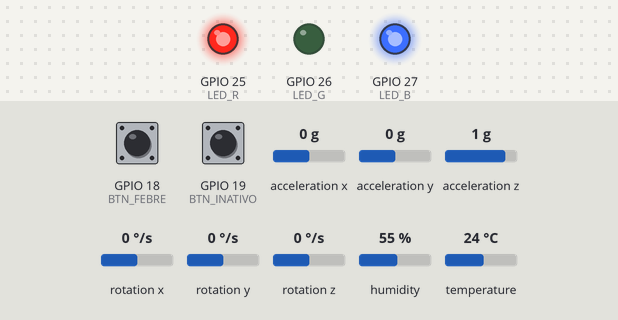
Bench run of a sketch on a simulated ESP32. Shown: output pins drawn as LEDs (lit = HIGH). Inputs (shaded band) come from the test bench; at power-on: temperature 24 °C, GPIO 18 (BTN_FEBRE) HIGH, GPIO 19 (BTN_INATIVO) HIGH, acceleration x 0 g, acceleration y 0 g, acceleration z 1 g, rotation x 0 °/s, rotation y 0 °/s, rotation z 0 °/s, humidity 55 %. WiFi joins after 1.5 s; servers stay silent unless stated; no MQTT or app messages arrive unless stated; what the sketch prints to the serial monitor is not drawn.

Above: at 2.7 s.
2.8 s: temperature set to 32.8 °C
4.8 s: temperature set to 33.9 °C
At 7.0 s:
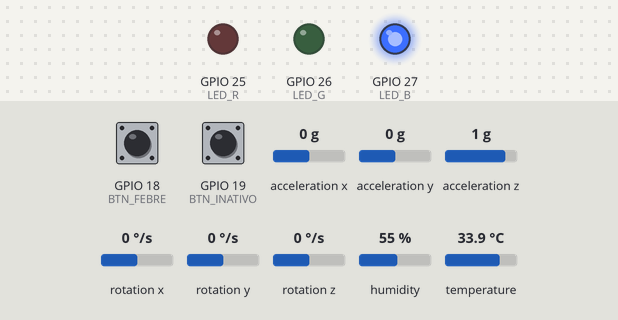
14.1 s: temperature set to 12 °C
At 16.2 s:
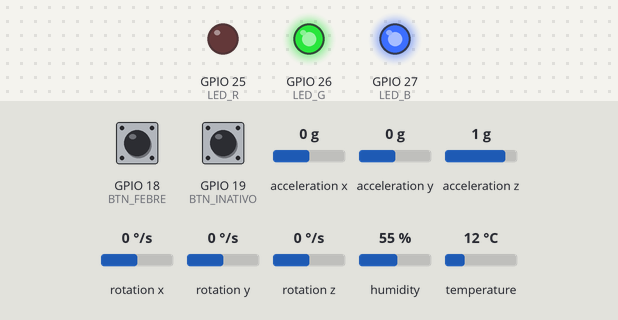
16.5 s: temperature set to 41 °C
At 18.5 s:
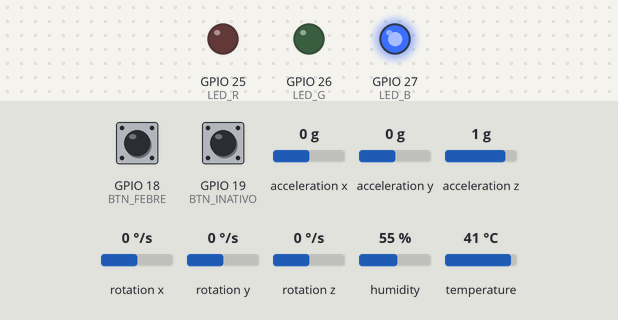
Timing chart, 0 to 20.0 s (numbered marks = the images above; inputs shaded):
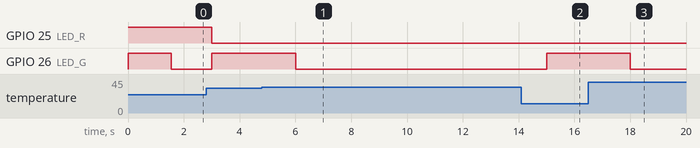

The sketch:

Wifi-scan.ino
```cpp
#include <WiFi.h>
#include <PubSubClient.h>
#include <DHT.h>
#include <Wire.h>
#include <MPU6050.h>
#include <ArduinoJson.h>

const char* ssid        = "Wokwi-GUEST";
const char* password    = "";
const char* mqtt_server = "broker.hivemq.com";
const int   mqtt_port   = 1883;

#define DHTPIN  4
#define DHTTYPE DHT22
#define LED_R   25
#define LED_G   26
#define LED_B   27
#define BTN_FEBRE     18  // botão 1
#define BTN_INATIVO   19  // botão 2

#define TOPIC_TEMP   "afetto/coleira/temperatura"
#define TOPIC_MOV    "afetto/coleira/movimento"
#define TOPIC_STATUS "afetto/coleira/status"
#define TOPIC_ALERTA "afetto/coleira/alerta"

DHT          dht(DHTPIN, DHTTYPE);
MPU6050      mpu;
WiFiClient   espClient;
PubSubClient client(espClient);

unsigned long ultimoEnvio = 0;

void setLED(int r, int g, int b) {
  digitalWrite(LED_R, !r);  // invertido — anodo comum
  digitalWrite(LED_G, !g);
  digitalWrite(LED_B, !b);
}

// Faixas de temperatura (°C): normal 37.5–39.2 | atenção ±4°C | crítico além disso
#define TEMP_NORMAL_MIN 37.5
#define TEMP_NORMAL_MAX 39.2
#define TEMP_ALERTA_MIN 33.5   // 37.5 - 4
#define TEMP_ALERTA_MAX 43.2   // 39.2 + 4

String classificarStatus(float temp, String &motivo) {
  if (temp >= TEMP_NORMAL_MIN && temp <= TEMP_NORMAL_MAX) {
    motivo = "";
    return "normal";
  } else if (temp >= TEMP_ALERTA_MIN && temp < TEMP_NORMAL_MIN) {
    motivo = "temperatura_baixa";
    return "atencao";
  } else if (temp > TEMP_NORMAL_MAX && temp <= TEMP_ALERTA_MAX) {
    motivo = "temperatura_elevada";
    return "atencao";
  } else if (temp > TEMP_ALERTA_MAX) {
    motivo = "febre_critica";
    return "critico";
  }
  motivo = "hipotermia_critica";
  return "critico";
}

void atualizarLED(String status) {
  if (status == "normal") {
    digitalWrite(LED_R, HIGH);  // apagado
    digitalWrite(LED_G, LOW);   // verde aceso
    digitalWrite(LED_B, HIGH);  // apagado
  }
  if (status == "atencao") {
    digitalWrite(LED_R, LOW);   // vermelho aceso
    digitalWrite(LED_G, LOW);   // verde aceso = amarelo
    digitalWrite(LED_B, HIGH);  // apagado
  }
  if (status == "critico") {
    digitalWrite(LED_R, LOW);   // vermelho aceso
    digitalWrite(LED_G, HIGH);  // apagado
    digitalWrite(LED_B, HIGH);  // apagado
  }
}

void conectarWiFi() {
  Serial.print("Conectando WiFi");
  WiFi.begin(ssid, password);
  while (WiFi.status() != WL_CONNECTED) {
    delay(500);
    Serial.print(".");
  }
  Serial.println(" conectado!");
}

void conectarMQTT() {
  while (!client.connected()) {
    Serial.print("Conectando MQTT...");
    if (client.connect("Afetto-Coleira")) {
      Serial.println(" ok");
    } else {
      delay(3000);
    }
  }
}

void setup() {
  Serial.begin(115200);

  pinMode(LED_R, OUTPUT);
  pinMode(LED_G, OUTPUT);
  pinMode(LED_B, OUTPUT);
  pinMode(BTN_FEBRE,  INPUT_PULLUP);
  pinMode(BTN_INATIVO, INPUT_PULLUP);

  setLED(0, 0, 1); // azul = inicializando

  dht.begin();
  Wire.begin();
  mpu.initialize();

  conectarWiFi();
  client.setServer(mqtt_server, 1883);
  conectarMQTT();

  setLED(0, 1, 0); // verde = pronto
}

void loop() {
  if (!client.connected()) conectarMQTT();
  client.loop();

  if (millis() - ultimoEnvio >= 3000) {
    ultimoEnvio = millis();

    // ── Leitura base dos sensores ──────────────────
    float temperatura = dht.readTemperature();
    if (isnan(temperatura)) temperatura = 38.5;

    int16_t ax, ay, az, gx, gy, gz;
    mpu.getMotion6(&ax, &ay, &az, &gx, &gy, &gz);
    float accel = sqrt(pow(ax/16384.0,2) +
                       pow(ay/16384.0,2) +
                       pow(az/16384.0,2));

    // ── Botões simulam situações críticas ──────────
    bool btnFebre   = !digitalRead(BTN_FEBRE);
    bool btnInativo = !digitalRead(BTN_INATIVO);

    if (btnFebre) {
      temperatura = 40.8; // simula febre alta
      Serial.println(">>> Modo FEBRE ativado");
    }

    if (btnInativo) {
      accel = 0.1; // simula inatividade
      Serial.println(">>> Modo INATIVO ativado");
    }

    // ── Classificação e LED ────────────────────────
    String motivo;
    String status = classificarStatus(temperatura, motivo);
    atualizarLED(status);

    // ── Publicar MQTT ──────────────────────────────
    StaticJsonDocument<128> doc;
    char buf[128];

    doc["valor"]   = temperatura;
    doc["umidade"] = dht.readHumidity();
    doc["pet"]     = "Bolinha";
    serializeJson(doc, buf);
    client.publish(TOPIC_TEMP, buf);

    doc.clear();
    doc["valor"] = accel;
    doc["pet"]   = "Bolinha";
    serializeJson(doc, buf);
    client.publish(TOPIC_MOV, buf);

    doc.clear();
    doc["status"] = status;
    doc["temp"]   = temperatura;
    doc["accel"]  = accel;
    doc["pet"]    = "Bolinha";
    serializeJson(doc, buf);
    client.publish(TOPIC_STATUS, buf);

    if (status != "normal") {
      doc.clear();
      doc["alerta"] = true;
      doc["nivel"]  = status;
      doc["motivo"] = motivo;
      doc["pet"]    = "Bolinha";
      serializeJson(doc, buf);
      client.publish(TOPIC_ALERTA, buf);
    }

    Serial.printf("[Afetto] Temp: %.1f°C | Accel: %.2f | Status: %s\n",
                  temperatura, accel, status.c_str());
  }
}
```

Measured:
- the behaviour switches between 33.4 and 33.5 °C on temperature (found by bisection; images 0 and 1)
- after the input at 4.8 s, GPIO 26 (LED_G): HIGH → LOW after 1.2 s
- after the input at 14.1 s, GPIO 26 (LED_G): LOW → HIGH after 0.91 s
- after the input at 16.5 s, GPIO 26 (LED_G): HIGH → LOW after 1.5 s
